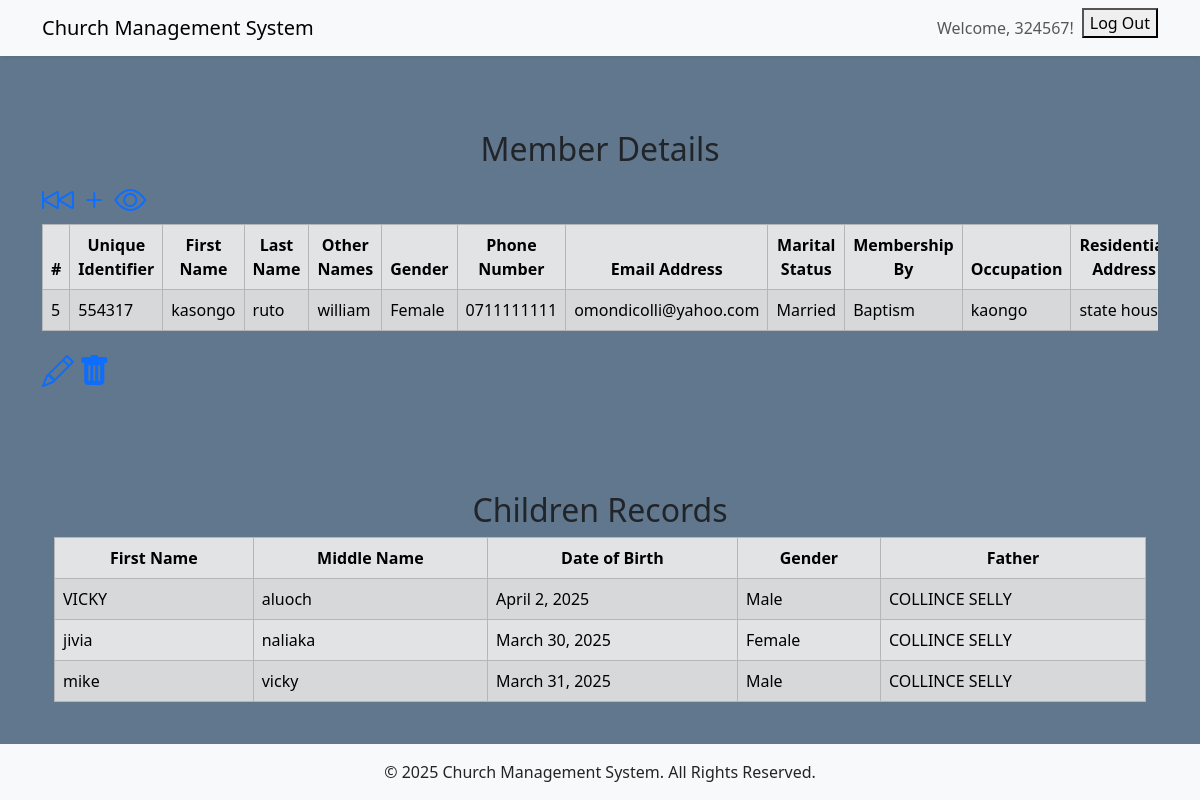
Screenshot of /member/5/more/ (signed in) with the database file from the repository.
### members/models.py (models this page shows, shortened)
class Members(models.Model):
    gender_choices = [
        ('Male', 'Male'),
        ('Female', 'Female'),
    ]
    marital_status_choices = [
        ('Married', 'Married'),
        ('Unmarried', 'Unmarried'),
        ('Widow/Widower', 'Widow/Widower'),
        ('Separated', 'Separated'),
        ('Divorced', 'Divorced'),
    ]
    membership_choices = [
        ('Transfer', 'Transfer'),
        ('Baptism', 'Baptism'),
    ]
    user = models.OneToOneField(User, on_delete=models.CASCADE, null=True, blank=True)
    first_name = models.CharField(max_length=100)
    last_name = models.CharField(max_length=100)
    middle_name = models.CharField(max_length=100)
    gender = models.CharField(max_length=10, choices=gender_choices)
    phone_number = models.CharField(max_length=15)
    email_address = models.EmailField()
    marital_status = models.CharField(max_length=20, choices=marital_status_choices)
    membership_by = models.CharField(max_length=10, choices=membership_choices)
    occupation = models.CharField(max_length=50)
    residence_address = models.CharField(max_length=200)
    unique_id = models.CharField(max_length=6, unique=True, editable=False, null=True)
    class Meta:
        verbose_name_plural = 'Members'

### children/models.py (models this page shows, shortened)
class Children(models.Model):
    GENDER_CHOICES = [
        ('Male','Male'),
        ('Female','Female'),
    ]
    father = models.ForeignKey(Members, on_delete=models.SET_NULL, null=True, blank=True, related_name='father_children')
    mother = models.ForeignKey(Members, on_delete=models.SET_NULL, null=True, blank=True, related_name='mother_children')
    first_name = models.CharField(max_length=50)
    middle_name = models.CharField(max_length=50)
    gender = models.CharField(max_length=15, choices=GENDER_CHOICES)
    date_of_birth = models.DateField()

### members/views.py (the view, shortened to what this page needs)
# urls.py: path('member/<int:pk>/more/', MoreMembersDetailView.as_view(), name='member_more_detail'),
class MoreMembersDetailView(CustomLoginRequiredMixin, DetailView):
    model = Members
    template_name = 'members/member_more_details.html'
    context_object_name = 'member'
    def get_context_data(self, **kwargs):
        context = super().get_context_data(**kwargs)
        member = self.get_object()
        children_as_father = Children.objects.filter(father=member)
        children_as_mother = Children.objects.filter(mother=member)
        context['children_as_father'] = children_as_father
        context['children_as_mother'] = children_as_mother
        return context

### members/views.py (called while the page is built)
    def dispatch(self, request, *args, **kwargs):
        if not request.user.is_authenticated:
            return redirect('/')
        return super().dispatch(request, *args, **kwargs)

### members/templates/members/member_more_details.html (shortened to what this page needs)
{% extends 'members/base.html' %}
{% block content %}
        <div class="container mt-5">
            <div class="row">
                <div class="col-12">
                    <h2 class="text-center">Member Details</h2>
                    <a href="{% url 'members_all' %}" data-bs-toggle="tooltip" data-bs-placement="top" title="Back to members list"> <i class="bi bi-skip-backward" style="font-size: 2rem;"></i></a>
                    <a href="{% url 'add_contribution' member.pk %}" data-bs-toggle="tooltip" data-bs-placement="top" title="Add contribution"> <i class="bi bi-plus" style="font-size: 2rem;"></i></a>
                    <a href="{% url 'member_contributions' member.pk %}" data-bs-toggle="tooltip" data-bs-placement="top" title="View contributions"> <i class="bi bi-eye" style="font-size: 2rem;"></i></a>
                    <div class="table-responsive">
                        <table class="table table-secondary table-striped table-hover table-bordered">
                            <thead class="text-center">
                                <tr>
                                    <th>#</th>
                                    <th>Unique Identifier</th>
                                    <th>First Name</th>
                                    <th>Last Name</th>
                                    <th>Other Names</th>
                                    <th>Gender</th>
                                    <th>Phone Number</th>
                                    <th>Email Address</th>
                                    <th>Marital Status</th>
                                    <th>Membership By</th>
                                    <th>Occupation</th>
                                    <th>Residential Address</th>
                                </tr>
                            </thead>
                            <tbody>
                                <tr>
                                    <td>{{ object.id}}</td>
                                    <td>{{ object.unique_id }}</td>
                                    <td>{{ object.first_name }}</td>
                                    <td>{{ object.last_name }}</td>
                                    <td>{{ object.middle_name }}</td>
                                    <td>{{ object.gender }}</td>
                                    <td>{{ object.phone_number }}</td>
                                    <td>{{ object.email_address }}</td>
                                    <td>{{ object.marital_status }}</td>
                                    <td>{{ object.membership_by }}</td>
                                    <td>{{ object.occupation }}</td>
                                    <td>{{ object.residence_address }}</td>
                                </tr>
                            </tbody>
                        </table>
                        <a href="{% url 'member_update' member.pk %}" data-bs-toggle="tooltip" data-bs-placement="top" title="Update"> <i class="bi bi-pencil" style="font-size: 2rem;"></i></a>
                        <a href="{% url 'member_delete' member.pk %}" data-bs-toggle="tooltip" data-bs-placement="top" title="Delete"> <i class="bi bi-trash-fill" style="font-size: 2rem;"></i></a>
                    </div>
                </div>
            </div>
            {% if children_as_mother %}
                <div class="row mt-5">
                    <div class="col-12">
                            <div class="container mt-5">
                                <h2 class="text-center">Children Records</h2>
                                <div class="table-responsive">
                                    <table class="table table-secondary table-striped table-hover table-bordered">
                                        <thead class="text-center">
                                            <tr>
                                                <th>First Name</th>
                                                <th>Middle Name</th>
                                                <th>Date of Birth</th>
                                                <th>Gender</th>
                                                <th>Father</th>
                                            </tr>
                                        </thead>
                                        <tbody>
                                            {% for child in children_as_mother %}
                                                <tr>
                                                    <td>{{ child.first_name }}</td>
                                                    <td>{{ child.middle_name }}</td>
                                                    <td>{{ child.date_of_birth }}</td>
                                                    <td>{{ child.gender }}</td>
                                                    <td>{{ child.father.first_name }} {{ child.father.last_name }}</td>
                                                </tr>
                                            {% endfor %}
                                        </tbody>
                                    </table>
                                </div>
                            </div>
                    </div>
                </div>
            {% endif %}
        </div>
{% endblock content %}

### members/templates/partials/navbar_logged_in.html (shortened to what this page needs)
<nav class="navbar navbar-expand-lg navbar-light bg-light shadow-sm">
    <div class="container">
        <a class="navbar-brand" href="#">Church Management System</a>
        {% if request.user.is_authenticated %}
        <div class="collapse navbar-collapse" id="navbarNav">
            <ul class="navbar-nav ms-auto">
                <li class="nav-item">
                    <span class="nav-link">Welcome, {{ request.user.username }}!</span>
                </li>
                <li class="nav-item">
                    <form action="{% url 'logout' %}" method="post">
                        <button type="submit">Log Out</button>
                    </form>
                </li>
            </ul>
        {% endif %}
        </div>
    </div>
</nav>

### members/static/members/main.css (style rules this page uses)
html, body { height: 100%; margin: 0; padding: 0; }
body { background-color: #61778d; display: flex; flex-direction: column; min-height: 100vh; }

### rows the page displays
Members: id "5", unique_id "554317", first_name "kasongo", last_name "ruto", middle_name "william", gender "Female", phone_number "0711111111", email_address "omondicolli@yahoo.com", marital_status "Married", membership_by "Baptism", occupation "kaongo", residence_address "state…"
Children: first_name "VICKY", middle_name "aluoch", date_of_birth "April 2, 2025", gender "Male", father.first_name "COLLINCE", father.last_name "SELLY"
Children: first_name "jivia", middle_name "naliaka", date_of_birth "March 30, 2025", gender "Female", father.first_name "COLLINCE", father.last_name "SELLY"
Children: first_name "mike", middle_name "vicky", date_of_birth "March 31, 2025", gender "Male", father.first_name "COLLINCE", father.last_name "SELLY"

### other values shown
{{ request.user.username }} "324567"
